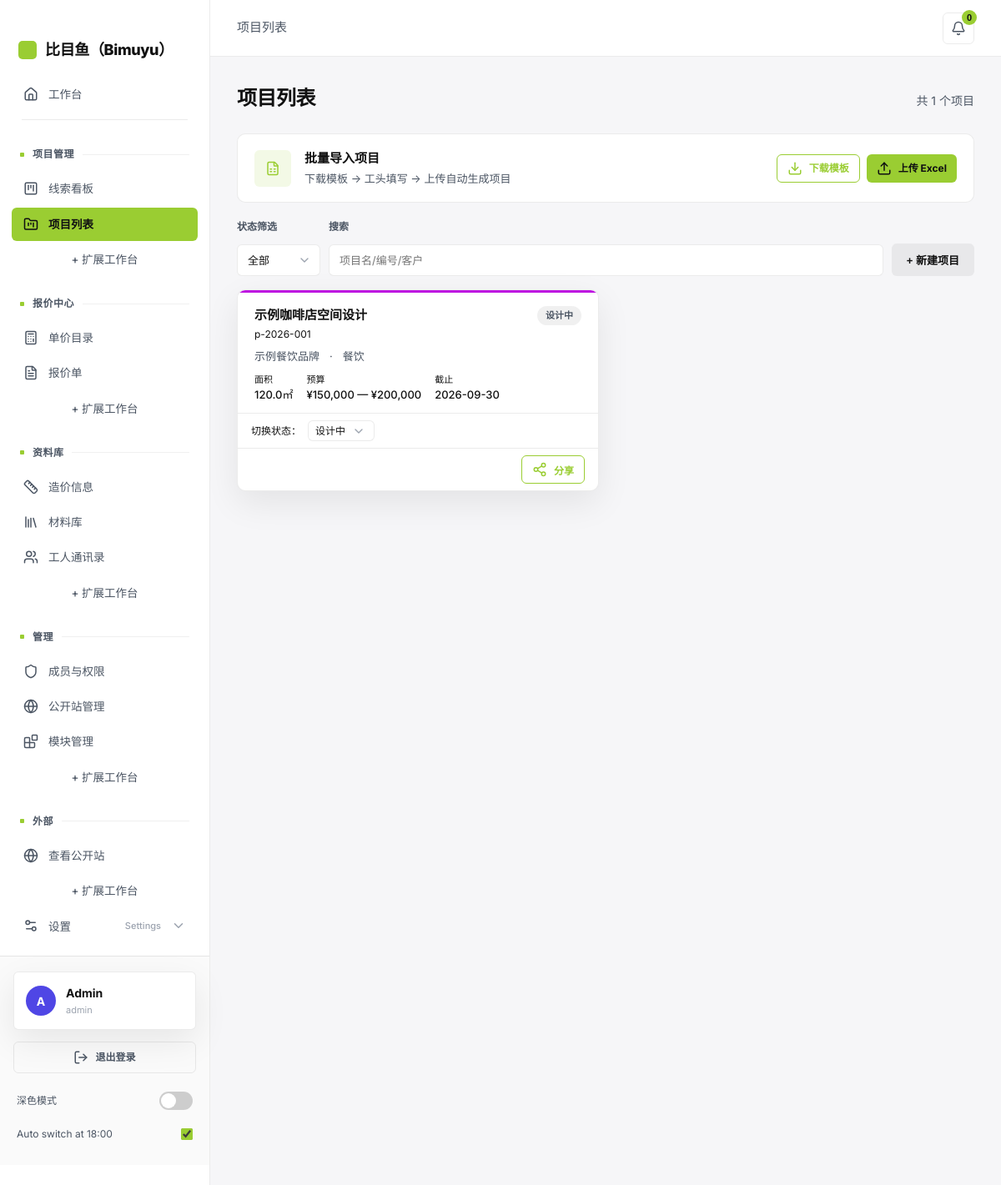
/app/projects (signed in), run on the app's committed database.
### tables this page shows
CREATE TABLE collaborators (
  id INTEGER PRIMARY KEY AUTOINCREMENT,
  email TEXT UNIQUE NOT NULL,
  password_hash TEXT NOT NULL,
  display_name TEXT,
  role TEXT DEFAULT 'viewer',
  project_ids TEXT DEFAULT '[]',
  invited_by TEXT,
  invited_at DATETIME,
  expires_at DATETIME,
  last_access_at DATETIME,
  revoked BOOLEAN DEFAULT FALSE,
  token TEXT
, avatar_url TEXT, username TEXT, membership_level TEXT DEFAULT 'standard', login_days INTEGER DEFAULT 0, earnings REAL DEFAULT 0, onboarding_done INTEGER DEFAULT 0);

CREATE TABLE projects (
  id INTEGER PRIMARY KEY AUTOINCREMENT,
  code TEXT UNIQUE,
  name TEXT NOT NULL,
  client_id INTEGER,
  industry TEXT,
  area REAL,
  status TEXT DEFAULT 'lead',
  start_date DATE,
  deadline DATE,
  budget_min REAL,
  budget_max REAL,
  brief_md TEXT,
  created_at DATETIME DEFAULT CURRENT_TIMESTAMP,
  updated_at DATETIME DEFAULT CURRENT_TIMESTAMP, lead_designer TEXT, assistant_designer TEXT, construction_lead TEXT, cost REAL DEFAULT 0, profit REAL, margin_pct REAL,
  FOREIGN KEY (client_id) REFERENCES clients(id)
);

CREATE TABLE clients (
  id INTEGER PRIMARY KEY AUTOINCREMENT,
  name TEXT NOT NULL,
  contact_person TEXT,
  phone TEXT,
  email TEXT,
  industry TEXT,
  notes TEXT,
  created_at DATETIME DEFAULT CURRENT_TIMESTAMP
);

### app/routers/projects.py (the view)
@router.get("", response_class=HTMLResponse)
async def project_list(
    request: Request,
    user: dict = Depends(get_current_user),
    status: str = None,
    phase: str = None,
    due: str = None,
):
    project_ids = get_accessible_project_ids(user)
    today = date.today()
    week_end = today + timedelta(days=7)
    conds, params = [], []
    if status:
        conds.append("p.status = ?")
        params.append(status)
    if phase == "active":
        conds.append("p.status NOT IN ('done', 'lead')")
    if due == "week":
        conds.append("p.deadline BETWEEN ? AND ? AND p.status != 'done'")
        params.extend([today.isoformat(), week_end.isoformat()])
    where = (" WHERE " + " AND ".join(conds)) if conds else ""
    with db_session() as conn:
        if project_ids is None:
            projects = rows_to_list(
                conn.execute(
                    f"""
                    SELECT p.*, c.name as client_name FROM projects p
                    LEFT JOIN clients c ON p.client_id = c.id
                    {where}
                    ORDER BY p.updated_at DESC
                    """,
                    params,
                ).fetchall()
            )
        elif project_ids:
            ph = ",".join("?" * len(project_ids))
            projects = rows_to_list(
                conn.execute(
                    f"""
                    SELECT p.*, c.name as client_name FROM projects p
                    LEFT JOIN clients c ON p.client_id = c.id
                    WHERE p.id IN ({ph}) {("AND " + " AND ".join(conds)) if conds else ""}
                    ORDER BY p.updated_at DESC
                    """,
                    list(project_ids) + params,
                ).fetchall()
            )
        else:
            projects = []
        clients = rows_to_list(conn.execute("SELECT * FROM clients ORDER BY name").fetchall())
    return templates.TemplateResponse(
        "app/projects/list.html",
        {
            "request": request,
            "user": user,
            "projects": projects,
            "clients": clients,
            "status_labels": STATUS_LABELS,
            "active_filter": {"status": status, "phase": phase, "due": due},
        },
    )

### templates/app/projects/list.html (shortened to what this page needs)
{% extends "app/base.html" %}
{% block content %}
<div class="app-header">
  <h1>项目列表</h1>
  <p style="color:var(--color-text-secondary);font-size:.875rem;margin-top:4px">共 {{ projects | length }} 个项目</p>
</div>
<div class="import-region">
  <span class="import-icon"><i data-lucide="file-spreadsheet"></i></span>
  <div class="import-body">
    <div class="import-title">批量导入项目</div>
    <div class="import-steps">下载模板 → 工头填写 → 上传自动生成项目</div>
  </div>
  <div class="import-actions">
    <a href="/app/projects/template.xlsx" class="btn btn-sm btn-outline"><i data-lucide="download"></i> 下载模板</a>
    <a href="/app/projects/import" class="btn btn-sm btn-primary"><i data-lucide="upload"></i> 上传 Excel</a>
  </div>
</div>
<div style="display:flex;gap:10px;margin-bottom:16px;flex-wrap:wrap;align-items:end">
  <div class="form-group" style="margin:0">
    <label>状态筛选</label>
    <select id="filterStatus" onchange="filterProjects()" style="min-width:100px">
      <option value="">全部</option>
    </select>
  </div>
  <div class="form-group" style="margin:0;flex:1;min-width:200px">
    <label>搜索</label>
    <input type="text" id="searchInput" oninput="filterProjects()" placeholder="项目名/编号/客户">
  </div>
  {% if user.role == 'admin' %}
  <button type="button" class="btn" onclick="document.getElementById('newProjectForm').style.display='block'">+ 新建项目</button>
  {% endif %}
</div>
<div id="projectGrid" style="display:grid;grid-template-columns:repeat(auto-fill,minmax(320px,1fr));gap:16px">
  {% for p in projects %}
  <div class="card project-card" data-status="{{ p.status }}" data-search="{{ p.name | lower }} {{ p.code | lower }} {{ (p.client_name or '') | lower }}" style="padding:0;overflow:hidden;cursor:pointer" onclick="window.location='/app/projects/{{ p.id }}'">
    <div style="padding:16px 20px 12px;border-top:3px solid {% if p.status == 'lead' %}#9B9B9B{% elif p.status == 'brief' %}#3DD7E5{% elif p.status == 'quoting' %}#F5A623{% elif p.status == 'signed' %}#7ED321{% elif p.status == 'designing' %}#BD10E0{% elif p.status == 'delivering' %}#007AFF{% else %}#34C759{% endif %}">
      <div style="display:flex;justify-content:space-between;align-items:start;margin-bottom:8px">
        <div>
          <div style="font-weight:600;font-size:.9375rem;color:var(--color-text-primary)">{{ p.name }}</div>
          <div style="font-size:.75rem;color:var(--color-text-tertiary);margin-top:2px">{{ p.code }}</div>
        </div>
        <span class="badge status-pill-{{ p.status }}" style="white-space:nowrap">{{ status_labels.get(p.status, p.status) }}</span>
      </div>
      <div style="display:flex;gap:12px;font-size:.8125rem;color:var(--color-text-secondary);margin-bottom:10px">
        <span>{{ p.client_name or '无客户' }}</span>
        {% if p.industry %}<span>·</span><span>{{ p.industry }}</span>{% endif %}
      </div>
      <div style="display:flex;gap:16px;font-size:.8125rem">
        {% if p.area %}
        <div>
          <div style="color:var(--color-text-tertiary);font-size:.6875rem">面积</div>
          <div style="font-weight:500">{{ p.area }}㎡</div>
        </div>
        {% endif %}
        {% if p.budget_min or p.budget_max %}
        <div>
          <div style="color:var(--color-text-tertiary);font-size:.6875rem">预算</div>
          <div style="font-weight:500">
            {% if p.budget_min %}¥{{ '{:,.0f}'.format(p.budget_min) }}{% endif %}
            {% if p.budget_min and p.budget_max %}—{% endif %}
            {% if p.budget_max %}¥{{ '{:,.0f}'.format(p.budget_max) }}{% endif %}
          </div>
        </div>
        {% endif %}
        {% if p.deadline %}
        <div>
          <div style="color:var(--color-text-tertiary);font-size:.6875rem">截止</div>
          <div style="font-weight:500">{{ p.deadline }}</div>
        </div>
        {% endif %}
      </div>
    </div>
    {% if user.role == 'admin' %}
    <div style="padding:8px 16px;border-top:1px solid var(--color-border);background:var(--color-elevated);display:flex;align-items:center;gap:8px" onclick="event.stopPropagation()">
      <span style="font-size:.75rem;color:var(--color-text-tertiary)">切换状态：</span>
      <form method="post" action="/app/projects/{{ p.id }}/edit" style="display:flex">
        <select name="status" onchange="this.form.submit()" style="font-size:.75rem;padding:4px 8px;min-width:80px">
          {% for key, label in status_labels.items() %}
          <option value="{{ key }}" {% if p.status == key %}selected{% endif %}>{{ label }}</option>
          {% endfor %}
        </select>
      </form>
    </div>
    {% endif %}
    <div style="padding:8px 16px;border-top:1px solid var(--color-border);display:flex;justify-content:flex-end" onclick="event.stopPropagation()">
      <button type="button" class="btn btn-sm btn-outline" onclick="openShareModal('project', {{ p.id }}, {{ p.name | tojson }})"><i data-lucide="share-2"></i> 分享</button>
    </div>
  </div>
  {% else %}
  <div class="card" style="grid-column:1/-1;text-align:center;padding:32px;color:var(--color-text-tertiary)">
    暂无项目{% if user.role == 'admin' %}，点击右上角"+ 新建项目"创建{% endif %}
  </div>
  {% endfor %}
</div>
{% endblock %}

### templates/app/base.html (shortened to what this page needs)
<!DOCTYPE html>
<html lang="zh-CN">
<head>
  <link rel="stylesheet" href="/static/css/style.css">
  <link rel="stylesheet" href="/static/css/halo.css?v=19">
  <link rel="stylesheet" href="/static/css/cockpit.css?v=3">
  <link rel="stylesheet" href="https://cdnjs.cloudflare.com/ajax/libs/cropperjs/1.6.1/cropper.min.css">
</head>
<body>
  <div class="app-layout">
    <aside class="app-sidebar">
      <div class="sidebar-brand">
        <span class="brand-mark" aria-hidden="true"></span>
        <span>比目鱼（Bimuyu）</span>
      </div>
      {% set cur = request.url.path %}
      {% set t = request.query_params.get('tab', '') %}
      {% set extend_base = "https://vsence.com/pricing" %}
      {% set _parts = cur.split('/') %}
      {% set _section = '/' + _parts[1] + ('/' + _parts[2] if _parts|length > 2 and _parts[2] != '' else '') %}
      {% set _title_map = {
        '/app': '工作台',
        '/app/dashboard': '工作台',
        '/dashboard': '工作台',
        '/app/pipeline': '线索看板',
        '/app/projects': '项目列表',
        '/app/quotes': '报价单',
        '/app/catalog': '单价目录',
        '/app/calculator': '造价信息',
        '/app/library': '材料库',
        '/app/workers': '工人通讯录',
        '/app/settings': '设置',
        '/app/modules': '模块管理',
        '/app/notifications': '消息中心',
        '/app/tasks': '待办'
      } %}
      {% set section_title = _title_map.get(_section, '工作台') %}
      <nav data-onb="nav">
        <ul class="app-nav">
          <li>
            <a href="/dashboard" class="nav-dash{% if cur == '/dashboard' or cur == '/app/dashboard' or cur == '/app/' %} active{% endif %}">
              <i data-lucide="home"></i>
              工作台
            </a>
          </li>
          <li class="nav-divider"></li>
          <li class="nav-section"><span class="nav-section__zh">项目管理</span></li>
          <li><a href="/app/pipeline" {% if cur == '/app/pipeline' %}class="active"{% endif %}><i data-lucide="kanban-square"></i>线索看板</a></li>
          <li><a href="/app/projects" {% if cur == '/app/projects' %}class="active"{% endif %}><i data-lucide="folder-kanban"></i>项目列表</a></li>
          <li><a class="nav-extend" href="{{ extend_base }}?from=projects" target="_blank" rel="noopener">+ 扩展工作台</a></li>
          <li class="nav-section"><span class="nav-section__zh">报价中心</span></li>
          <li><a href="/app/catalog" {% if cur == '/app/catalog' %}class="active"{% endif %}><i data-lucide="calculator"></i>单价目录</a></li>
          <li><a href="/app/quotes" {% if cur == '/app/quotes' %}class="active"{% endif %}><i data-lucide="file-text"></i>报价单</a></li>
          <li><a class="nav-extend" href="{{ extend_base }}?from=quotes" target="_blank" rel="noopener">+ 扩展工作台</a></li>
          <li class="nav-section"><span class="nav-section__zh">资料库</span></li>
          <li><a href="/app/calculator" {% if cur == '/app/calculator' %}class="active"{% endif %}><i data-lucide="ruler"></i>造价信息</a></li>
          <li><a href="/app/library" {% if cur == '/app/library' %}class="active"{% endif %}><i data-lucide="library"></i>材料库</a></li>
          <li><a href="/app/workers" {% if cur == '/app/workers' %}class="active"{% endif %}><i data-lucide="users"></i>工人通讯录</a></li>
          <li><a class="nav-extend" href="{{ extend_base }}?from=library" target="_blank" rel="noopener">+ 扩展工作台</a></li>
          {% if user and user.role == 'admin' %}
          <li class="nav-section"><span class="nav-section__zh">管理</span></li>
          <li><a href="/app/settings?tab=members" {% if cur == '/app/settings' and t == 'members' %}class="active"{% endif %}><i data-lucide="shield"></i>成员与权限</a></li>
          <li><a href="/app/settings?tab=public" {% if cur == '/app/settings' and t == 'public' %}class="active"{% endif %}><i data-lucide="globe"></i>公开站管理</a></li>
          <li><a href="/app/modules" {% if cur == '/app/modules' %}class="active"{% endif %}><i data-lucide="blocks"></i>模块管理</a></li>
          <li><a class="nav-extend" href="{{ extend_base }}?from=manage" target="_blank" rel="noopener">+ 扩展工作台</a></li>
          {% endif %}
          <li class="nav-section"><span class="nav-section__zh">外部</span></li>
          <li data-onb="public"><a href="/" target="_blank"><i data-lucide="globe"></i>查看公开站</a></li>
          <li><a class="nav-extend" href="{{ extend_base }}?from=external" target="_blank" rel="noopener">+ 扩展工作台</a></li>
          {% if user and user.role == 'admin' %}
          <li class="nav-dropdown {% if cur == '/app/settings' %}open{% endif %}" data-onb="settings">
            <button type="button" class="nav-dropdown__toggle" aria-haspopup="true" aria-expanded="{% if cur == '/app/settings' %}true{% else %}false{% endif %}" onclick="var d=this.parentElement;d.classList.toggle('open');this.setAttribute('aria-expanded',d.classList.contains('open'))">
              <span class="nav-dropdown__main"><i data-lucide="settings-2"></i><span class="nav-dropdown__zh">设置</span></span><span class="nav-dropdown__en">Settings</span>
              <i data-lucide="chevron-down" class="nav-dropdown__chevron"></i>
            </button>
          </li>
          {% endif %}
        </ul>
      </nav>
      <div class="sidebar-footer">
          <div class="sidebar-user" id="sidebarUser" data-onb="account"
               onclick="location.href='/app/account'" title="查看账户与权益">
            {% if user.avatar_url %}
            <img class="user-avatar" src="{{ user.avatar_url }}" alt="">
            {% else %}
            <span class="user-avatar" aria-hidden="true">{{ (user.display_name or user.username or user.email)[0:1] | upper }}</span>
            {% endif %}
            <div class="user-info">
              <span class="user-name">{{ user.display_name or user.username or user.email }}</span>
              <span class="user-role">{{ (user.role or 'member') | lower }}</span>
            </div>
          </div>
          <a href="/app/logout" class="sidebar-logout">
            <i data-lucide="log-out"></i>
            <span>退出登录</span>
          </a>
        <div class="theme-switch-row">
          <span class="theme-switch-label">深色模式</span>
          <label class="switch switch--small" title="Toggle dark / light theme">
            <span class="slider"></span>
          </label>
        </div>
        <label class="auto-toggle-row" title="Automatically switch to dark mode after 18:00">
          <span class="auto-label">Auto switch at 18:00</span>
          <input type="checkbox" id="autoToggle" onchange="toggleAuto()">
        </label>
      </div>
    </aside>
    <main class="app-main">
      <header class="app-topbar" data-onb="top">
        <div class="topbar-left">
          <span class="topbar-section">{{ section_title }}</span>
        </div>
        <div class="topbar-right">
          <div class="topbar-bell" id="bellWrap">
            <button type="button" class="topbar-bell__btn" id="bellBtn"
                    aria-label="消息中心" aria-haspopup="true" aria-expanded="false">
              <i data-lucide="bell"></i>
              <span class="topbar-bell__badge" id="bellBadge" hidden>0</span>
            </button>
          </div>
        </div>
      </header>
      <div class="content">
        {% block content %}{% endblock %}
      </div>
    </main>
  </div>
</body>
</html>

### data on the page
collaborators: display_name "A", display_name "Admin", role "admin"
projects: name "示例咖啡店空间设计", code "p-2026-001", get "设计中", name "示例餐饮品牌", industry "餐饮", area "120.0", budget_min "150,000", budget_max "200,000", deadline "2026-09-30", status "设计中"

### other printed values
{{ section_title }} "项目列表"
{{ projects | length }} "1"
